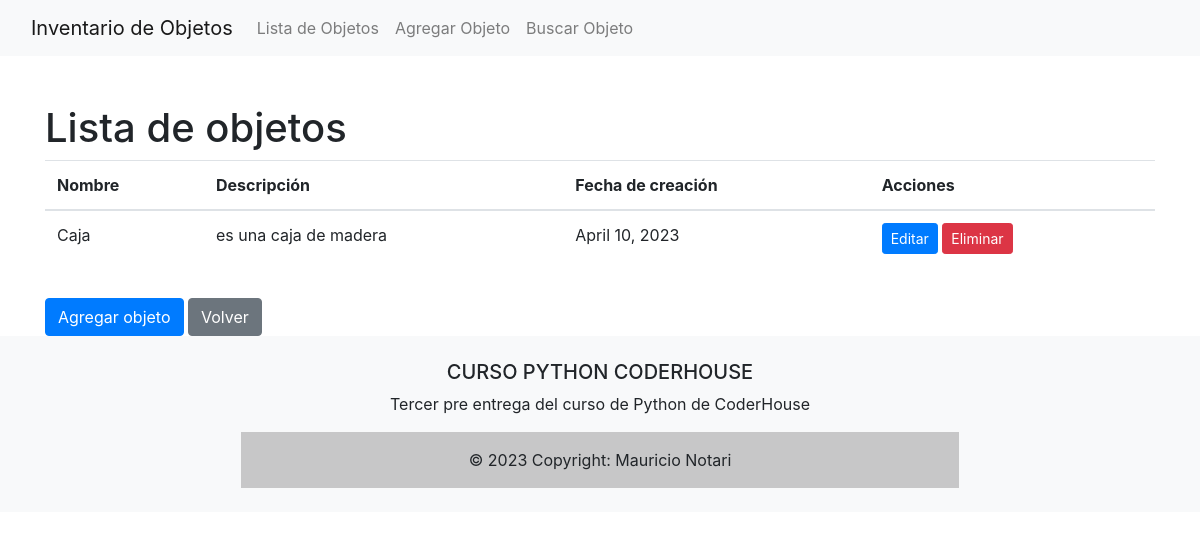
Page /listar/ on the earlier database version.
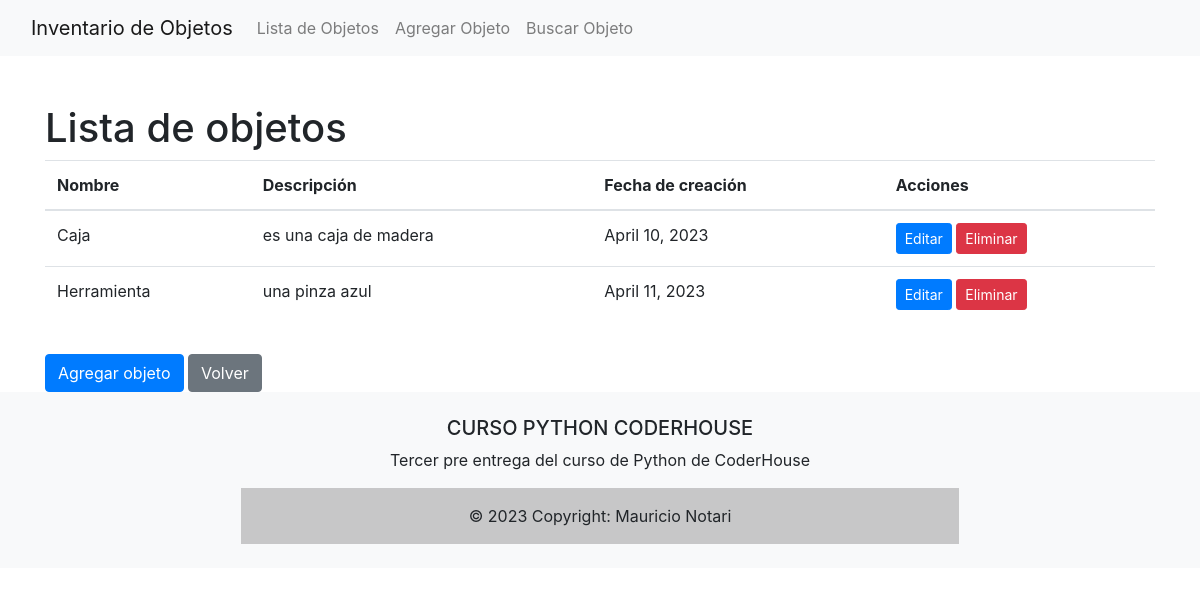
Same page on the later database version.
### entrega3_app/models.py (models this page shows, shortened)
class Objeto(models.Model):
    nombre = models.CharField(max_length=100)
    tamanio = models.CharField(max_length=100)
    peso = models.CharField(max_length=100)
    descripcion = models.TextField()
    fecha = models.DateField(auto_now=True, auto_now_add=False)

### entrega3_app/views.py (the view)
# urls.py: path('listar/', views.lista_objetos, name='lista_objetos'),
def lista_objetos(request):
    objetos = Objeto.objects.all()
    return render(request, 'lista_objetos.html', {'objetos': objetos})

### entrega3_project/templates/lista_objetos.html
{% extends 'base.html' %}
{% block content %}
<div class="container mt-5">
  <div class="row">
    <div class="col-md-12">
      <h1>Lista de objetos</h1>
      <table class="table">
        <thead>
          <tr>
            <th>Nombre</th>
            <th>Descripción</th>
            <th>Fecha de creación</th>
            <th>Acciones</th>
          </tr>
        </thead>
        <tbody>
          {% for objeto in objetos %}
          <tr>
            <td>{{ objeto.nombre }}</td>
            <td>{{ objeto.descripcion }}</td>
            <td>{{ objeto.fecha }}</td>
            <td>
              <a href="{% url 'editar_objeto' objeto.pk %}" class="btn btn-sm btn-primary">Editar</a>
              <a href="{% url 'eliminar_objeto' objeto.pk %}" class="btn btn-sm btn-danger" onclick="return confirm('¿Estás seguro de que deseas eliminar este objeto?')">Eliminar</a>
            </td>
          </tr>
          {% endfor %}
        </tbody>
      </table>
      <a href="{% url 'agregar_objeto' %}" class="btn btn-primary mt-3">Agregar objeto</a>
      <a href="{% url 'index' %}" class="btn btn-secondary mt-3">Volver</a>
    </div>
  </div>
</div>
{% endblock %}

### entrega3_project/templates/base.html (shortened to what this page needs)
  <!DOCTYPE html>
<html>
<head>
    {%load static%}
    <link rel="stylesheet" href="{% static 'css/bootstrap.min.css' %}">
</head>
<body>
    {% include 'header.html' %}
        {% block content %}
        {% endblock %}
    {% include 'footer.html' %}
</body>
</html>

### entrega3_project/templates/header.html (shortened to what this page needs)
<nav class="navbar navbar-expand-lg navbar-light bg-light">
    <div class="container-fluid">
      <a class="navbar-brand" href="{% url 'index' %}">Inventario de Objetos</a>
      <div class="collapse navbar-collapse" id="navbarNav">
        <ul class="navbar-nav">
          <li class="nav-item">
            <a class="nav-link" href="{% url 'lista_objetos' %}">Lista de Objetos</a>
          </li>
          <li class="nav-item">
            <a class="nav-link" href="{% url 'agregar_objeto' %}">Agregar Objeto</a>
          </li>
          <li class="nav-item">
            <a class="nav-link" href="{% url 'buscar_objetos' %}">Buscar Objeto</a>
          </li>
        </ul>
      </div>
    </div>
  </nav>

### entrega3_project/templates/footer.html
<footer class="bg-light text-center text-lg-start">
    <div class="container p-4">
      <div class="row">
        <div class="col-md-8 mx-auto">
          <h5 class="text-uppercase">Curso Python CoderHouse</h5>
          <p>
            Tercer pre entrega del curso de Python de CoderHouse
          </p>
          <div class="text-center p-3" style="background-color: rgba(0, 0, 0, 0.2)"> © 2023 Copyright: Mauricio Notari

Differences in the rows shown:
added Objeto: nombre "Herramienta", descripcion "una pinza azul", fecha "April 11, 2023"
